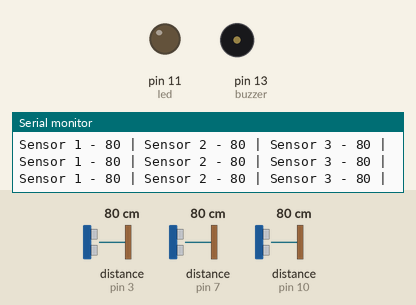
Recording of a sketch running on a simulated Arduino Uno, built with avr-gcc and run on an emulated ATmega328P. On the bench: output pins drawn as LEDs (lit = HIGH), buzzer (waves = sounding, pin HIGH), the last lines printed to the serial monitor. Wiring (inferred from the names in the program): 3 × ultrasonic range finder: trigger pin 2, echo pin 3 / trigger pin 6, echo pin 7 / trigger pin 9, echo pin 10. The inputs (shaded band) are chosen by the test bench; at power-on: distance to the obstacle (sensors on pin 7, pin 3, pin 10) 80 cm. The echo pulse lasts 58.3 µs per cm; pins used as bus, display or sensor lines are not drawn.

Above: at 1.2 s.
1.3 s: distance to the obstacle (sensor on pin 7) set to 18 cm
4.3 s: distance to the obstacle (sensor on pin 7) set to 15 cm
At 7.6 s:
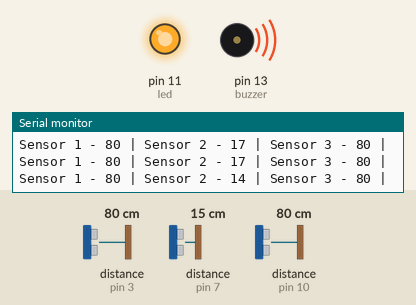
Timing chart, 0 to 9.1 s (numbered marks = the images above; inputs shaded):
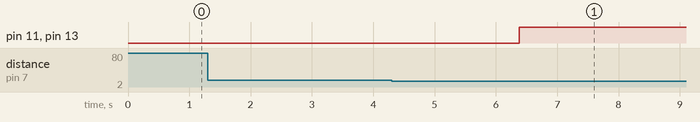

The sketch:

distanciometro.ino
```cpp
#define trigger1 2
#define echo1 3
#define trigger2 6
#define echo2 7
#define trigger3 9
#define echo3 10

#define buzzer 13
#define led 11

long tempo1;
long distancia1;
long tempo2;
long distancia2;
long tempo3;
long distancia3;

void setup(){

  pinMode(trigger1 , OUTPUT);
  pinMode(echo1 , INPUT);
  pinMode(trigger2 , OUTPUT);
  pinMode(echo2 , INPUT);
  pinMode(trigger3 , OUTPUT);
  pinMode(echo3 , INPUT);

  pinMode(buzzer, OUTPUT);
  pinMode(led, OUTPUT);

  Serial.begin(9600);
}

void loop(){

  digitalWrite(trigger1, LOW);
  delayMicroseconds(2);
  digitalWrite(trigger1, HIGH);
  delayMicroseconds(5);
  digitalWrite(trigger1, LOW);
  tempo1 = pulseIn(echo1, HIGH);
  distancia1 = tempo1/29/2;

  digitalWrite(trigger2, LOW);
  delayMicroseconds(2);
  digitalWrite(trigger2, HIGH);
  delayMicroseconds(5);
  digitalWrite(trigger2, LOW);
  tempo2 = pulseIn(echo2, HIGH);
  distancia2 = tempo2/29/2;

  digitalWrite(trigger3, LOW);
  delayMicroseconds(2);
  digitalWrite(trigger3, HIGH);
  delayMicroseconds(5);
  digitalWrite(trigger3, LOW);
  tempo3 = pulseIn(echo3, HIGH);
  distancia3 = tempo3/29/2;

  Serial.print("Sensor 1 - ");
  Serial.print(distancia1);
  Serial.print(" | ");

  Serial.print("Sensor 2 - ");
  Serial.print(distancia2);
  Serial.print(" | ");

  Serial.print("Sensor 3 - ");
  Serial.print(distancia3);
  Serial.println(" | ");

  if (distancia1 > 0.00 && distancia1 <= 15.00 ||
      distancia2 > 0.00 && distancia2 <= 15.00 ||
      distancia3 > 0.00 && distancia3 <= 15.00){

    delay(2000);

    digitalWrite(trigger1, LOW);
    delayMicroseconds(2);
    digitalWrite(trigger1, HIGH);
    delayMicroseconds(5);
    digitalWrite(trigger1, LOW);
    long tempox = pulseIn(echo1, HIGH);
    long distanciax = tempox/29/2;

    digitalWrite(trigger2, LOW);
    delayMicroseconds(2);
    digitalWrite(trigger2, HIGH);
    delayMicroseconds(5);
    digitalWrite(trigger2, LOW);
    long tempoy = pulseIn(echo2, HIGH);
    long distanciay = tempoy/29/2;

    digitalWrite(trigger3, LOW);
    delayMicroseconds(2);
    digitalWrite(trigger3, HIGH);
    delayMicroseconds(5);
    digitalWrite(trigger3, LOW);
    long tempoz = pulseIn(echo3, HIGH);
    long distanciaz = tempoz/29/2;

    if (distanciax > 0.00 && distanciaz <= 15.00 ||
        distanciay > 0.00 && distanciay <= 15.00 ||
        distanciaz > 0.00 && distanciaz <= 15.00){

      digitalWrite(buzzer, HIGH);
      digitalWrite(led, HIGH);

      delay(2000);
    }
  }
  else{
    digitalWrite(buzzer, LOW);
    digitalWrite(led, LOW);
  }
}
```

Measured:
- the behaviour switches between 17 and 16 cm on distance to the obstacle (sensor on pin 7) (found by bisection; images 0 and 1)
- after the input at 4.3 s, pin 11 (led), pin 13 (buzzer): LOW → HIGH after 2.1 s
